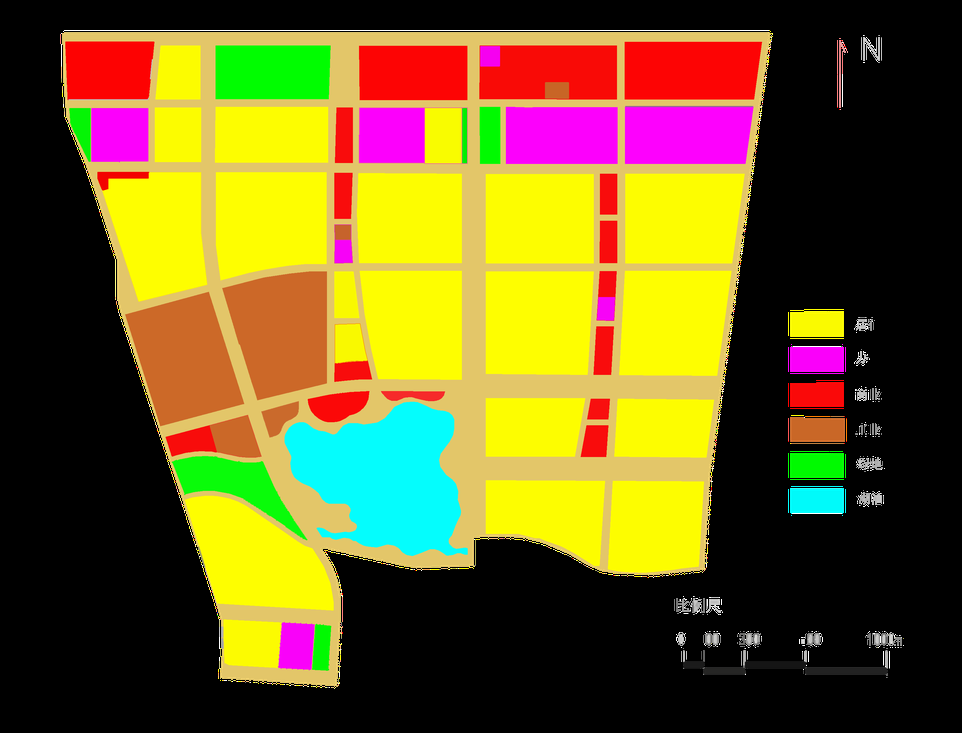
#> input picture contour-hierarchy/data_hierarchy2.png, 962 x 733 px, shrunk from 3151 x 2401 before the run
$ jupyter execute contour-hierachy-bgr.ipynb
#> lines starting #> are read from the running program, lines starting #| are printed output that depends on the picture; after the words box and inside, x2 and y2 are one past the last pixel; in counts of white or black regions, pixels touching at a corner belong together
[cell 1]
import numpy as np
import cv2 as cv
import json

"""缩小图像,方便看效果
resize会损失像素，造成边缘像素模糊，不要再用于计算的原图上使用
"""
def resizeImg(src):
    height, width = src.shape[:2]
    size = (int(width * 0.3), int(height * 0.3))
    img = cv.resize(src, size, interpolation=cv.INTER_AREA)
    return img

"""找出ROI，用于分割原图
原图有四块区域，一个是地块区域，一个是颜色示例区域，一个距离标尺区域，一个南北方向区域
理论上倒排后的最大轮廓的是地块区域
"""
def findROIContours(src):
    copy = src.copy()
    gray = cv.cvtColor(copy, cv.COLOR_BGR2GRAY)
    # cv.imshow("gray", gray)

    # 低于thresh都变为黑色，maxval是给binary用的
    # 白底 254, 255 黑底 0, 255
    threshold = cv.threshold(gray, 0, 255, cv.THRESH_BINARY)[1]
    # cv.imshow("threshold", threshold)
    contours, hierarchy = cv.findContours(threshold, cv.RETR_EXTERNAL, cv.CHAIN_APPROX_SIMPLE)
    sortedCnts = sorted(contours, key = cv.contourArea, reverse=True)
    # cv.drawContours(copy, [maxCnt], -1, (255, 0, 0), 2)
    # cv.imshow("roi contours", copy)
    return sortedCnts


"""按照mask，截取roi
"""
def getROIByContour(src, cnt):
    copy = src.copy()
    # black background
    mask = np.zeros(copy.shape[:2], np.uint8)
    mask = cv.fillConvexPoly(mask, cnt, (255,255,255))
#     cv.imshow("mask", resizeImg(mask))
    # print(mask.shape)
    # print(copy.dtype)
    roi = cv.bitwise_and(copy, copy, mask=mask)
    # cv.imshow("roi", roi)

    # white background for none roi and fill the roi's backgroud
    mask = cv.bitwise_not(mask)
    whiteBg = np.full(copy.shape[:2], 255, dtype=np.uint8)
    whiteBg = cv.bitwise_and(whiteBg, whiteBg, mask=mask)
    whiteBg = cv.merge((whiteBg,whiteBg,whiteBg))
#     cv.imshow("whiteBg", resizeImg(whiteBg))

    roiWithAllWhite = cv.bitwise_or(roi, whiteBg)
    return roiWithAllWhite


"""找出所有的地块轮廓
"""
def findAllBlockContours(src):
    copy = src.copy()
    contours = findExternalContours(copy)
    return contours


"""找出颜色示例里的颜色BGR
根据限定长，高，比例来过滤出实例颜色区域
"""
def findBGRColors(cnts):
    W_RANGE = [170,180]
    H_RANGE = [75, 85]
    RATIO_RANGE = [0.40, 0.50]
    colors = []

    # TODO 如果可以知道颜色示例的个数可以提前统计退出循环
    for cnt in cnts:
        x,y,w,h = cv.boundingRect(cnt)
        ratio = round(h/w, 2)

        if ratio > RATIO_RANGE[0] and ratio < RATIO_RANGE[1] \
            and w > W_RANGE[0] and w < W_RANGE[1] \
            and h > H_RANGE[0] and h < H_RANGE[1]:
            # print(ratio,x,y,w,h)
            # 因为，原图色块矩形的周边和mask出来的颜色区都有模糊渐变的线
            # 无法使用cv.mean(colorRegion, meanMask)来计算实际颜色
            # 所以，取矩形的中心点的颜色最为准确
            cx,cy = round(x+w/2), round(y+h/2)
            bgr = img_white_bg[cy, cx]
            # print(bgr)
            colors.append(bgr)

    return colors


# [11 lines left out: function drawnForTest, not called in this run]


"""Find Original Contours
Find Original Contours from source image, we only need external contour.
Args:
    src: source image
Returns:
    Original contours
"""
def findExternalContours(src):
    # 必须是白色背景的图片，如果是黑色背景，将黑色改成白色
#     src[np.where((src == [0,0,0]).all(axis = 2))] = [255,255,255]

    # preprocess, remove noise, a lot noise on the road
    gray = cv.cvtColor(src, cv.COLOR_BGR2GRAY)
    # 测试这里道理有没有必要高斯
#     blur = cv.GaussianBlur(gray, (3,3), 0)

    thresVal = 254
    maxVal = 255
    ret,thresh1 = cv.threshold(gray, thresVal, maxVal, cv.THRESH_BINARY)

    kernel = np.ones((7,7),np.uint8)
    morph = cv.morphologyEx(thresh1, cv.MORPH_CLOSE, kernel)

    # ??threshold怎么计算的？
    edges = cv.Canny(morph,100,200)
    # edges找出来，但是是锯齿状，会在找轮廓时形成很多点，这里加一道拉普拉斯锐化一下
    edges = cv.Laplacian(edges, -1, (3,3))

    contours, hierarchy = cv.findContours(edges, cv.RETR_EXTERNAL, cv.CHAIN_APPROX_SIMPLE)
# [6 lines of commented-out code are left out]
    return contours, hierarchy


"""根据找出的轮廓和层级关系计算地块和色块的父子关系
"""
# [28 lines left out: function getBlockColorTree, not called in this run]


"""使用颜色来分块，并返回所有地块和色块父子关系
debug 只演示前三个地块的识别过程，可以通过debugFrom:debugLen来调整debug开始位置和长度
"""
def findColorRegionsForAllBlocks(img_white_bg, blockCnts, debug=False, debugFrom=0, debugLen=3):
    filteredBlockCnts = [cnt for cnt in blockCnts if cv.contourArea(cnt) > 100]

    if debug:
        filteredBlockCnts = filteredBlockCnts[debugFrom:debugLen]

    for blockCnt in filteredBlockCnts:
        findColorRegionsForBlock(img_white_bg, blockCnt, debug)

"""根据threshold重新计算BGR的值
"""
# [11 lines left out: function bgrWithThreshold, not called in this run]


"""使用颜色来找出单个地块内的色块
"""
def findColorRegionsForBlock(img_white_bg, blockCnt, debug=False):
    blockWithColorsDict = {'area': cv.contourArea(blockCnt), 'points':[] , 'children': []}

    blockRegion = getROIByContour(img_white_bg, blockCnt)
    if debug:
        cv.imshow("blockRegions", np.hstack([resizeImg(img_white_bg), resizeImg(blockRegion)]))

    colorCnts = []
    for bgr in bgrColors:
        # 图片里的颜色可能和示例颜色不相等，适当增加点阈值来防色差
        threshold  = 5
        lower = np.array(bgrWithThreshold(bgr, -threshold), dtype="uint8")
        upper = np.array(bgrWithThreshold(bgr, threshold), dtype="uint8")
        # 根据阈值找到对应颜色区域，黑底白块
        mask = cv.inRange(blockRegion, lower, upper)
        # cv.imshow("mask", resizeImg(mask))

        # 过滤出于颜色匹配的色块
        nonZeroCount = cv.countNonZero(mask)
        # print('none zero count', nonZeroCount)
        if nonZeroCount == 0:
            continue

        contours, hierarchy = cv.findContours(mask.copy(), cv.RETR_EXTERNAL, cv.CHAIN_APPROX_SIMPLE)
#         print('external', len(contours))
#         print(hierarchy)
        colorCnts.extend(contours)


#         contours, hierarchy = cv.findContours(mask.copy(), cv.RETR_TREE, cv.CHAIN_APPROX_SIMPLE)
#         print('tree', len(contours))
#         print(hierarchy)

        if debug:
            # 黑白变白黑
            mask_inv = 255 - mask
            # cv.imshow("mask_inv", resizeImg(mask_inv))
            # 展示图片
            output = cv.bitwise_and(blockRegion, blockRegion, mask=mask_inv)
            # cv.drawContours(output, contours, -1, (0, 0, 255), 3)

            cv.imshow("images", np.hstack([resizeImg(blockRegion), resizeImg(output)]))
            cv.waitKey(0)

        # 色块在同一个地块内也可能是多个的，色块内又内嵌了色块
        # TODO 嵌套的
        # colorCnts 循环递归，不到叶子节点，所有的色块统一当作地块继续处理，这样就可以解决嵌套问题
        # 所以要先构建一个三层数据模型
        # 第一层 是一个列表 存放所有的地块
        # 第二层 是以色块为节点，色块内无嵌套，则为叶子节点，有嵌套，色块升级为地块，继续深入查找色块，直到没有内嵌，成为叶子节点
        # 第三层 是以色块为叶子节点
        colorDicts = []
        for colorCnt in contours:
            colorDict = {'area': cv.contourArea(colorCnt), 'points':[], 'color': bgr.tolist()}
            colorDicts.append(colorDict)
        blockWithColorsDict['children'].extend(colorDicts)

    # print(blockWithColorsDict)
    jsonData = json.dumps(blockWithColorsDict, sort_keys=True, indent=4, separators=(',', ': '))
    print(jsonData)

    return colorCnts


# 用于找ROI
img = cv.imread('data_hierarchy2.png')
#> img is the input picture: shape (733, 962, 3); mean B, G, R 32.4, 93, 109.4
# 用于真实计算，
# 1. 色调区间误差，原图4识别最高，图3识别一般，需要增加threshold到5，
# 2. 间隙与边框误差，色块面积总和与地块面积相差3000左右，应该是线的面积没计算进去
# 3.
img_white_bg = cv.imread('data_hierarchy3.png')
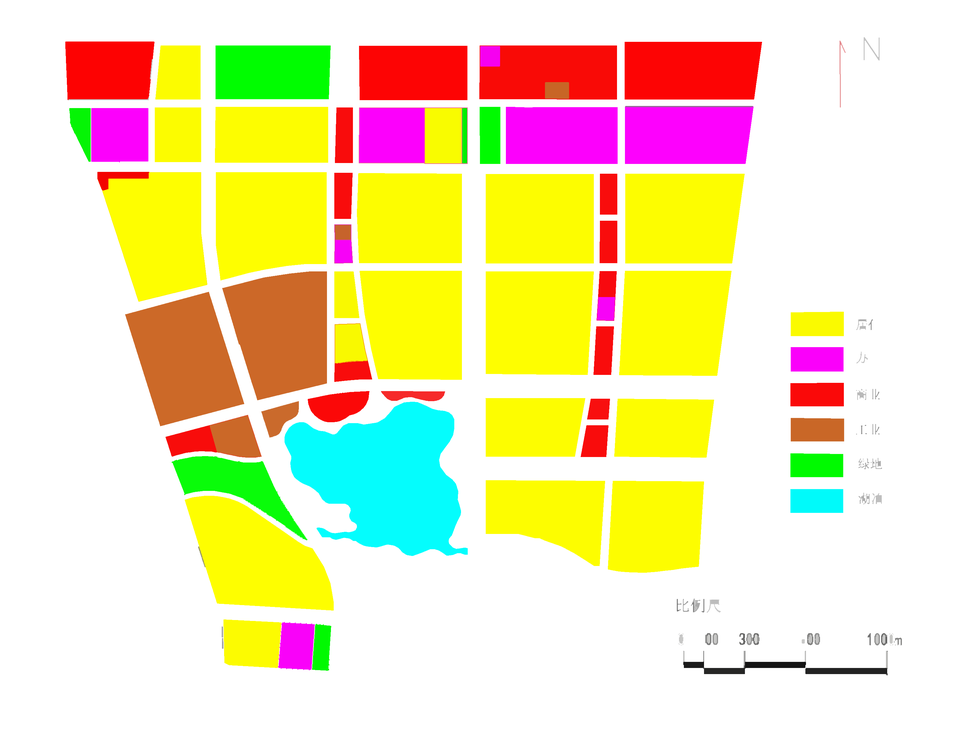
#> input picture contour-hierarchy/data_hierarchy3.png, 962 x 733 px, shrunk from 3151 x 2401 before the run
#> img_white_bg is the input picture: shape (733, 962, 3); mean B, G, R 178.6, 227.2, 239.8

# 将图片按照轮廓排序，最大的是总地块
# 按照原图中的比例和实际距离来分割图片，参考findBGRColors的计算方式
sortedCnts = findROIContours(img)
#> in findROIContours, `threshold = cv.threshold(gray, 0, 255, cv.THRESH_BINARY)[1]`:
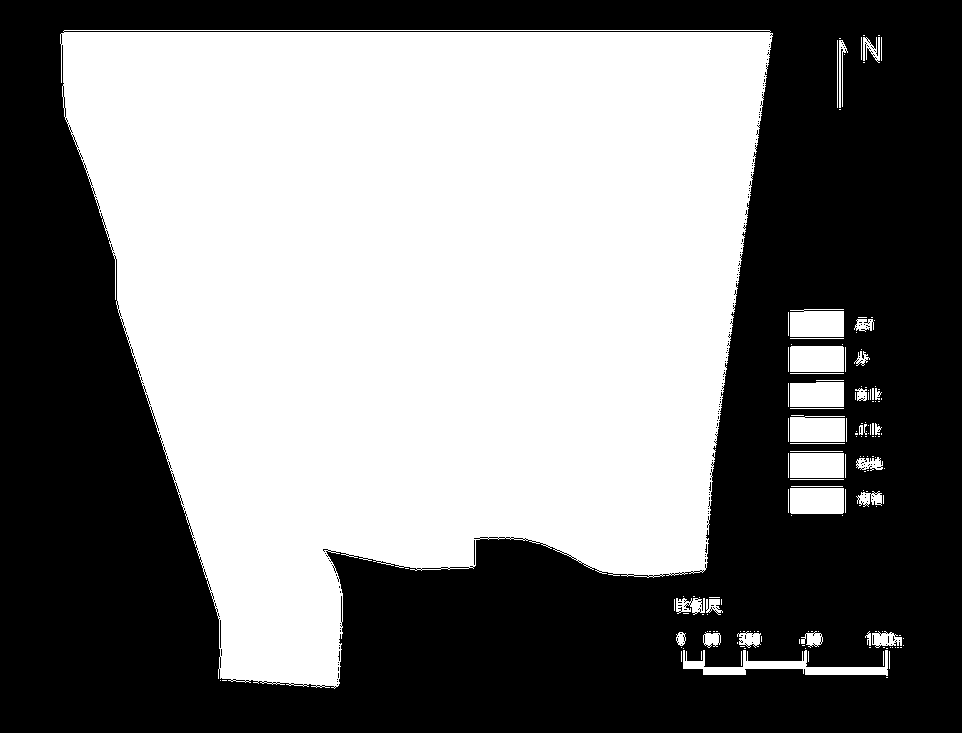
#> threshold: shape (733, 962); 50.4% white; 167 black regions (164 under 20 px)
#> in findROIContours, `contours, hierarchy = cv.findContours(threshold, cv.RETR_EXTERNAL, cv...`: contours = 159 contours, 133 with area under 20; largest, box (x1, y1, x2, y2) and area: (60, 30, 773, 689) 341643, (683, 650, 888, 676) 1556, (790, 488, 844, 514) 1324, (790, 346, 844, 372) 1324, (790, 309, 844, 337) 1312
#> in findROIContours, `sortedCnts = sorted(contours, key = cv.contourArea, reverse=True)`: sortedCnts has the same summary as contours
#> sortedCnts has the same summary as contours in findROIContours
# print(len(sortedCnts[2:]))

# 获取总地块
rootRegion = getROIByContour(img_white_bg, sortedCnts[0])
#> in getROIByContour, `mask = cv.fillConvexPoly(mask, cnt, (255,255,255))`: mask: shape (733, 962); 49.5% white; 1 white region, box (x1, y1, x2, y2) and area: (60, 30, 773, 689) 348735
#> in getROIByContour, `roi = cv.bitwise_and(copy, copy, mask=mask)`:
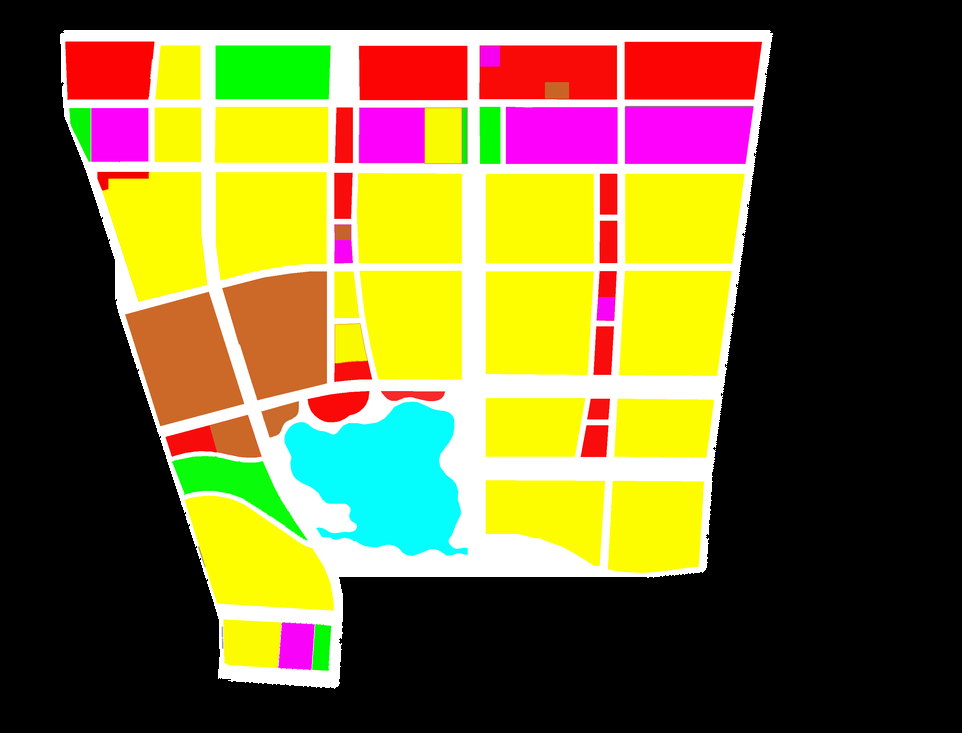
#> roi: shape (733, 962, 3); mean B, G, R 52.1, 100.1, 112.5
# cv.imshow("rootRegion", resizeImg(rootRegion))

# 找出色块的颜色
bgrColors = findBGRColors(sortedCnts[1:])
#> the loop in findBGRColors, `for cnt in cnts:` made 158 passes
#> (x, y, w, h, ratio) on passes 1 to 3: (683, 650, 205, 26, 0.13), (790, 488, 54, 26, 0.48), (790, 346, 54, 26, 0.48)
#> after the loop in findBGRColors, `for cnt in cnts:`: colors = []
#> bgrColors = []
# print(bgrColors)
# drawnForTest(img_white_bg, sortedCnts[1:], rect=True)

# 找出地块
copy = rootRegion.copy()
blockCnts, hierarchy = findAllBlockContours(copy)
#> in findExternalContours, `ret,thresh1 = cv.threshold(gray, thresVal, maxVal, cv.THRESH_BINARY)`:
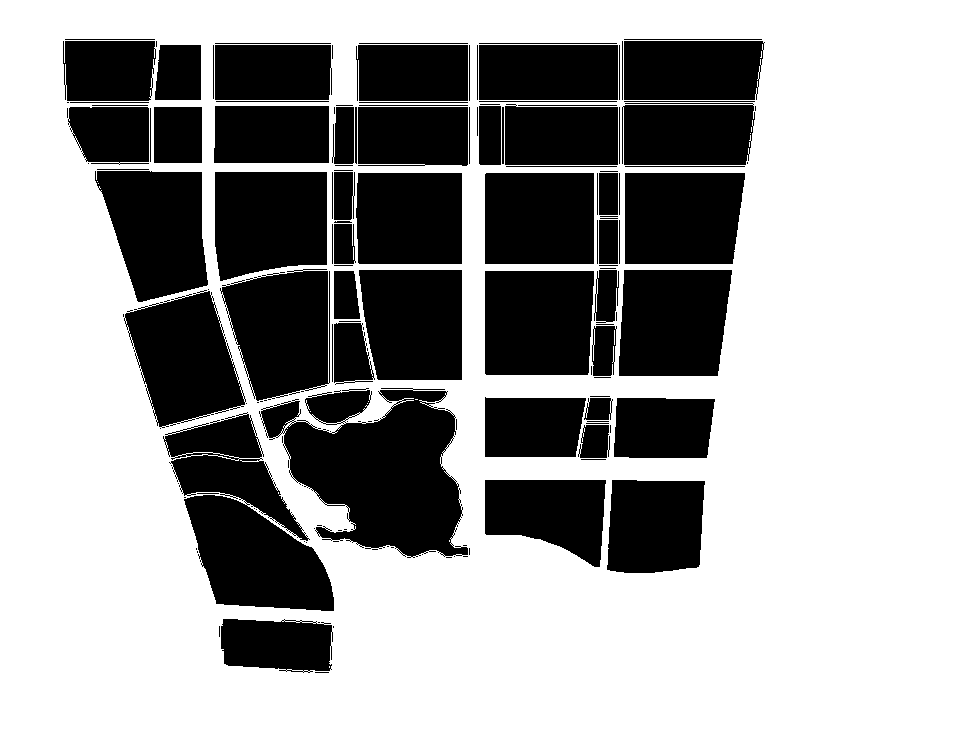
#> thresh1: shape (733, 962); 62.4% white; 153 black regions (70 under 20 px), largest, box (x1, y1, x2, y2) and area: (259, 388, 468, 558) 22235, (163, 412, 334, 611) 18695, (485, 271, 594, 375) 11063
#> in findExternalContours, `ret,thresh1 = cv.threshold(gray, thresVal, maxVal, cv.THRESH_BINARY)`: ret = 254
#> in findExternalContours, `morph = cv.morphologyEx(thresh1, cv.MORPH_CLOSE, kernel)`: morph: shape (733, 962); 63.4% white; 48 black regions, largest, box (x1, y1, x2, y2) and area: (284, 401, 461, 556) 18299, (186, 495, 334, 611) 11211, (485, 271, 594, 375) 11063
#> in findExternalContours, `edges = cv.Canny(morph,100,200)`: edges: shape (733, 962); 1.9% white in thin lines or dots, all inside (x1, y1, x2, y2) = (64, 40, 762, 671)
#> in findExternalContours, `edges = cv.Laplacian(edges, -1, (3,3))`:
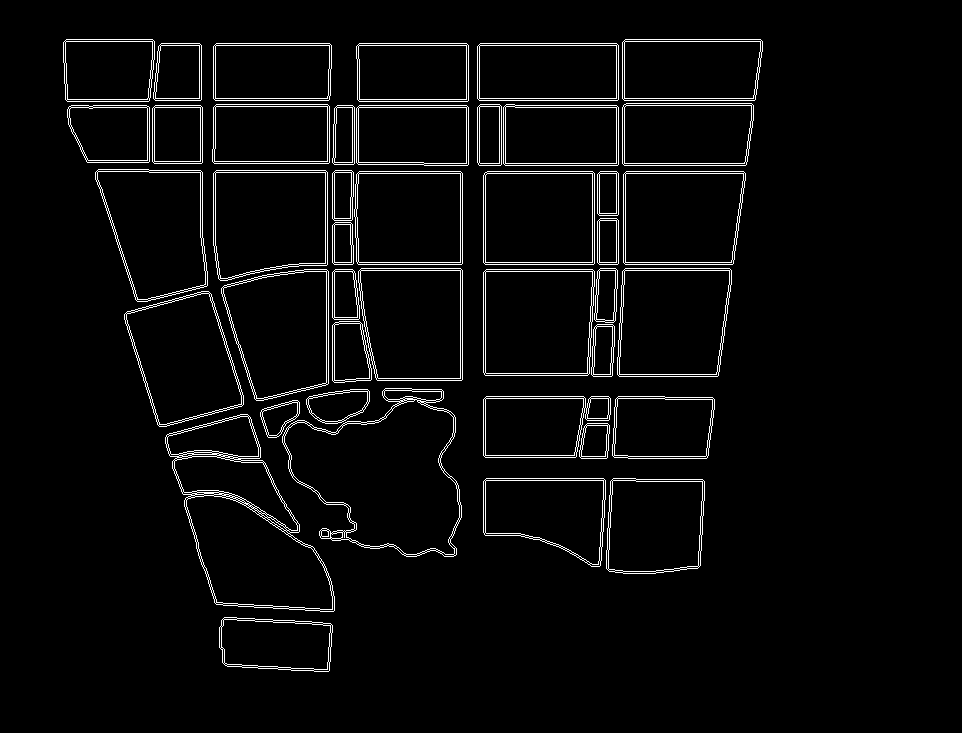
#> edges: shape (733, 962); 3.7% white in thin lines or dots, all inside (x1, y1, x2, y2) = (63, 39, 763, 672)
#> in findExternalContours, `contours, hierarchy = cv.findContours(edges, cv.RETR_EXTERNAL, cv.CHAI..`: contours = 42 contours; largest, box (x1, y1, x2, y2) and area: (282, 388, 462, 557) 19834, (165, 414, 335, 612) 19341, (483, 269, 595, 376) 11487, (617, 268, 732, 377) 11403, (213, 170, 328, 281) 11386
#> blockCnts has the same summary as contours in findExternalContours
# print(len(blockCnts))
# drawnForTest(img_white_bg, blockCnts, rect=False)

# 通过颜色来检测地块内色块
findColorRegionsForAllBlocks(img_white_bg, blockCnts, debug=True, debugLen=-1)
#> in findColorRegionsForAllBlocks, `filteredBlockCnts = [cnt for cnt in blockCnts if cv.contourArea(cnt) >..`: filteredBlockCnts has the same summary as contours in findExternalContours
#> in findColorRegionsForAllBlocks, `filteredBlockCnts = filteredBlockCnts[debugFrom:debugLen]`: filteredBlockCnts = 41 contours; largest, box (x1, y1, x2, y2) and area: (282, 388, 462, 557) 19834, (165, 414, 335, 612) 19341, (483, 269, 595, 376) 11487, (617, 268, 732, 377) 11403, (213, 170, 328, 281) 11386
#> the loop in findColorRegionsForAllBlocks, `for blockCnt in filteredBlockCnts:` made 41 passes
#> (printed output is left out)
#> pass 1, in getROIByContour (call 2), `mask = cv.fillConvexPoly(mask, cnt, (255,255,255))`:
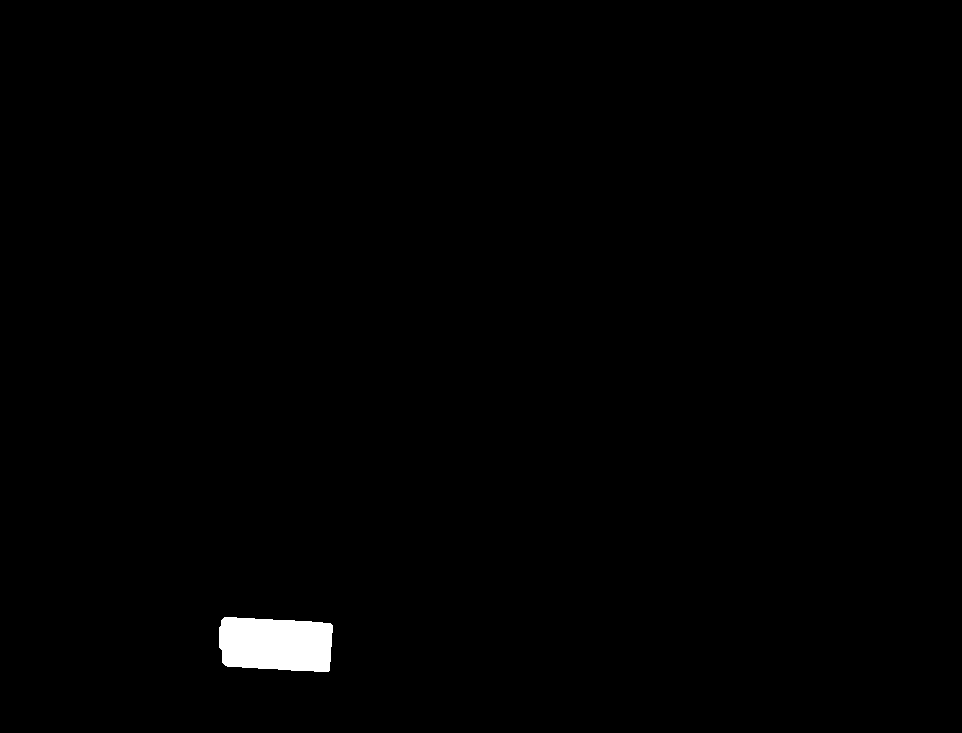
#> mask: shape (733, 962); 0.78% white; 1 white region, box (x1, y1, x2, y2) and area: (219, 617, 333, 672) 5511
# findColorRegionsForAllBlocks(img_white_bg, blockCnts)


# 根据轮廓找地块的方法首先hierarchy的转换父子关系，还有很多小的干扰项待解决
# getBlockColorTree(copy, blockCnts, hierarchy)

cv.waitKey(0)
cv.destroyAllWindows()
